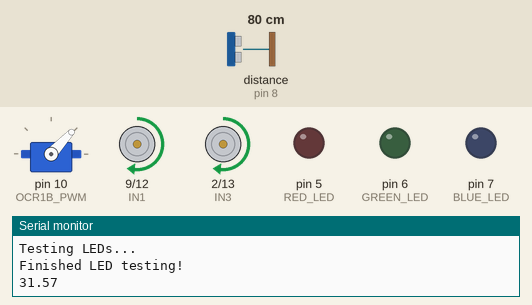
Simulated run of this program. Board: Arduino Uno, built with avr-gcc and run on an emulated ATmega328P. On the bench: servo, motor-driver pin pairs drawn as motors (green arrow = first pin HIGH = forward, orange = second pin HIGH = backward, longer = more drive, scaled by the enable pin), output pins drawn as LEDs (lit = HIGH), the last lines printed to the serial monitor. Wiring (inferred from the names in the program): ultrasonic range finder: trigger pin 4; echo pin 8. Dashed ring = blinking. Inputs (shaded band) come from the test bench; at power-on: distance to the obstacle (sensor on pin 8) 80 cm. Servo pulses on a pin are drawn as a servo (544–2400 µs = 0–180°); pins used as bus, display or sensor lines are not drawn.

Above: at 2.4 s.
2.5 s: distance to the obstacle (sensor on pin 8) set to 2 cm
At 4.9 s:
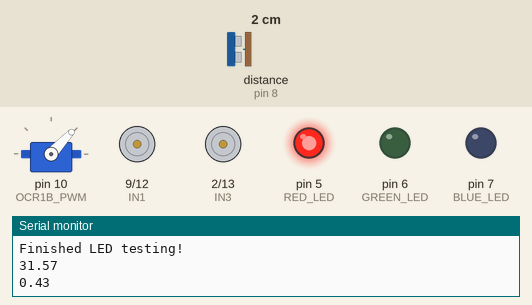
7.0 s: distance to the obstacle (sensor on pin 8) set to 35 cm
At 8.6 s:
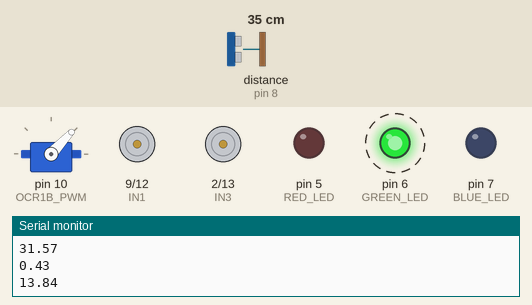
15.1 s: distance to the obstacle (sensor on pin 8) set to 120 cm
At 18.3 s:
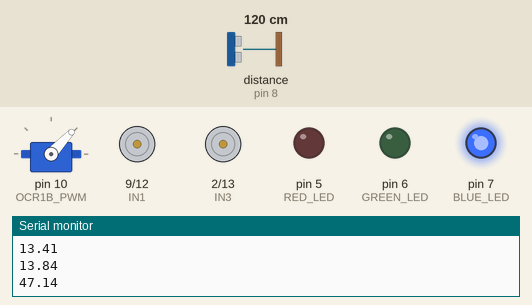
22.3 s: distance to the obstacle (sensor on pin 8) set to 4 cm
At 25.7 s:
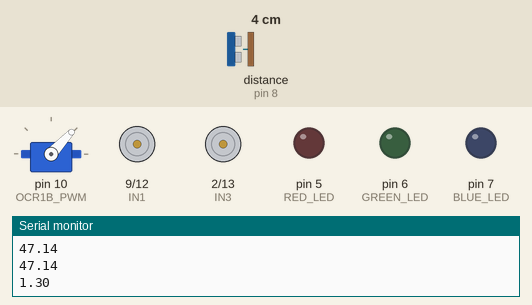
26.5 s: distance to the obstacle (sensor on pin 8) set to 27 cm
30.7 s: distance to the obstacle (sensor on pin 8) set to 32 cm
At 35.6 s:
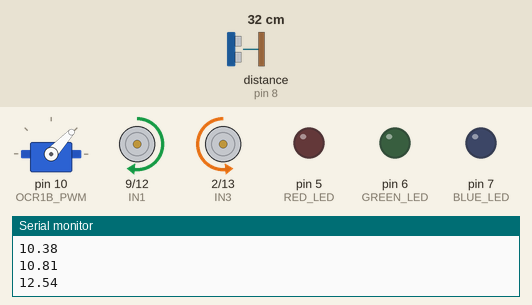
Timing chart, 0 to 35.9 s (numbered marks = the images above; inputs shaded):
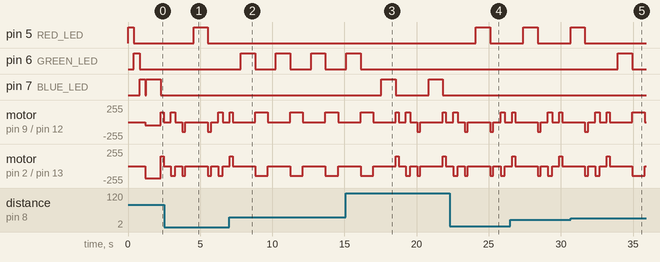

Measured:
- the behaviour switches between 30 and 31 cm on distance to the obstacle (sensor on pin 8) (found by bisection; images 4 and 5)
- after the input at 2.5 s, pin 5 (RED_LED): LOW → HIGH after 2.0 s, → LOW 1.0 s later; pin 7 (BLUE_LED): stays LOW (without the input it goes to HIGH after 2.0 s)
- after the input at 7.0 s, pin 5 (RED_LED): stops changing and stays LOW; pin 6 (GREEN_LED): alternates HIGH for 1.0 s and LOW for 1.4 s, starting after 0.82 s
- after the input at 15.1 s, pin 6 (GREEN_LED): goes on until 16.1 s, then stays LOW; pin 7 (BLUE_LED): alternates HIGH for 1.0 s and LOW for 2.3 s, starting after 2.4 s
- after the input at 22.3 s, pin 5 (RED_LED): LOW → HIGH after 1.8 s, → LOW 1.0 s later; pin 7 (BLUE_LED): stays LOW (without the input it goes to HIGH after 1.8 s)
- after the input at 30.7 s, pin 5 (RED_LED): goes on until 31.7 s, then stays LOW; pin 6 (GREEN_LED): LOW → HIGH after 3.3 s, → LOW 1.0 s later
- by itself, motor on pin 9 (IN1) / pin 12 (IN2): repeats every 2.4 s: stopped 1.6 s, forward 144/255 0.87 s
- by itself, motor on pin 2 (IN3) / pin 13 (IN4): repeats every 2.4 s: stopped 1.6 s, backward 144/255 0.87 s

The program:

main.cpp
```cpp
/*--------------------------------------------------------------------
Name: Carl Olson
Date: 7 Mar 24
Course: CSCE 336 Embedded Systems (Spring 2024)
File: main.cpp
HW/Lab: Project 1

Purp: Implements code needed to complete project 1 with L298N, motors, and ultrasonic sensor

Doc:    None

Academic Integrity Statement: I certify that, while others may have
assisted me in brain storming, debugging and validating this program,
the program itself is my own work. I understand that submitting code
which is the work of other individuals is a violation of the honor
code.  I also understand that if I knowingly give my original work to
another individual is also a violation of the honor code.
-------------------------------------------------------------------------*/
#include <Arduino.h>


#define RED_LED PIND5
#define GREEN_LED PIND6
#define BLUE_LED PIND7

#define OCR1B_PWM PINB2
#define ICP1_PIN PINB0
#define TRIGGER_PIN PIND4

#define ENA PIND3
#define IN1 PB1
#define IN2 PB4

#define IN3 PIND2
#define IN4 PINB5
#define ENB PINB3


void LEDInit(){
 //Set pinmode for LEDs to output
  DDRD |= (1 << RED_LED);
  DDRD |= (1 << GREEN_LED);
  DDRD |= (1 << BLUE_LED);

  //Turn all off
  PORTD &= ~(1 << RED_LED);   //clear output
  PORTD &= ~(1 << GREEN_LED); //clear output
  PORTD &= ~(1 << BLUE_LED);  //clear output

  //Test LEDs
  Serial.println("Testing LEDs...");
  PORTD |= (1 << RED_LED);    //set output
  delay(400);
  PORTD &= ~(1 << RED_LED);   //clear output
  PORTD |= (1 << GREEN_LED);  //set output
  delay(400);
  PORTD &= ~(1 << GREEN_LED); //clear output
  PORTD |= (1 << BLUE_LED);   //set output
  delay(400);
  PORTD &= ~(1 << BLUE_LED);   //clear output
  Serial.println("Finished LED testing!");
  }

void servoSetup() {
  // set as output
  DDRB |= (1 << OCR1B_PWM);

  // Fast PWM with OCR1A as top
  TCCR1A = (1 << COM1B1) | (1 << WGM11) | (1 << WGM10);

  // Non-inverting mode for OCR1B and Prescaler 1024
  TCCR1B = (1 << WGM13) | (1 << WGM12) | (1 << CS12) | (1 << CS10);
  TCCR1C = 0;
  TCNT1 = 0;

  // this give us a 20ms pulse width, as .02 / (1 / 16000000)
  OCR1A = 313;
  // To move servo left, 1ms, so // this give us a 20ms pulse width, as .001 / (1 / 16000000)
  OCR1B = 15;
}

void motorSetup() {
  // set all as output
  DDRB |= (1 << IN1);
  DDRB |= (1 << IN2);
  DDRD |= (1 << IN3);
  DDRB |= (1 << IN4);

  PORTB &= ~(1 << IN1);    //set output low
  PORTB |= (1 << IN2);    //set output high

  PORTD &= ~(1 << IN3);    //set output low
  PORTB |= (1 << IN4);    //set output high


  // set as output
  DDRD |= (1 << ENA);

  // set as output
  DDRB |= (1 << ENB);

  // Fast PWM with OCR1A as top
  TCCR2A = (1 << COM2A1) | (1 << COM2B1) | (1 << WGM21) | (1 << WGM20);

  // Non-inverting mode for OCR1B and Prescaler 64
  TCCR2B = (1 << CS22);
  // TCCR2C = 0;
  TCNT1 = 0;

  // this give us a 20ms pulse width, as .02 / (1 / 16000000)
  OCR2A = 180;
  // To move servo left, 1ms, so // this give us a 20ms pulse width, as .001 / (1 / 16000000)
  OCR2B = 50;
}

void ultrasonicSetup() {
  // Set pinmode for trigger pin to output
  DDRD |= (1 << TRIGGER_PIN);

  //Init counter1
  //Normal mode 0xffff top, rolls over
  TCCR1A &= ~((1 << WGM11) | (1 << WGM10));
  TCCR1B &= ~((1 << WGM13) | (1 << WGM12));

  // set prescaler to 1024
  TCCR1B &= ~(1 << CS11);
  TCCR1B |= (1 << CS12) | (1 << CS10);

  // set rising or falling edge, in this case falling
  TCCR1B &= ~(1 << ICES1);
  TCCR1C = 0;

  //Set counter to zero, high byte first
  TCNT1H = 0;
  TCNT1L = 0;
  //Make sure interrupts are disabled
  TIMSK1 = 0;
  TIFR1 = 0;
}

void setup() {
  Serial.begin(9600);
  Serial.println("Starting Setup");
  LEDInit();

  // init timer1 for servo movement with PWM
  servoSetup();

  // init timer1 for ultrasonic sensor timing
  ultrasonicSetup();

  // setup motors with timer 2 and gpio pins for in1-4
  motorSetup();

}

void ultrasonicReading(int direction) {
  // set trigger pin high for 10us
  PORTD |= (1 << TRIGGER_PIN);
  delayMicroseconds(10);
  PORTD &= ~(1 << TRIGGER_PIN);

  // wait until input capture pin goes high
  while(!(PINB & (1 << ICP1_PIN))) {}

  // clear ICR1 and TCNT1
  ICR1 = 0;
  TCNT1 = 0;

  // delay for 60ms measurement cycle
  delay(60);

  // read in ICR1 value
  float value = ICR1;

  // print ultrasonic reading
  Serial.println(value * 64 / 148);


  // if ICR1 value converted to inches is less than 12, turn on the correct LED(s), otherwise, simply print that value
  if (value * 64 / 148 < 12) {
    Serial.println(value * 64 / 148);

    // regarding direction sent in, 0 represents right, 1 represents the middle, and 2 represents left
    if (direction == 0) {
      // turn on red LED
      PORTD |= (1 << RED_LED);
      delay(1000);
      PORTD &= ~(1 << RED_LED);

    } else if (direction == 2) {
      // turn on blue LED
      PORTD |= (1 << BLUE_LED);
      delay(1000);
      PORTD &= ~(1 << BLUE_LED);
    } else {
      // turn on red and blue LEDs
      PORTD |= (1 << RED_LED);
      PORTD |= (1 << BLUE_LED);
      delay(1000);
      PORTD &= ~(1 << RED_LED);
      PORTD &= ~(1 << BLUE_LED);
    }
  } else {
    Serial.println(value * 64 / 148);
  }
}

void moveForward() {
  // move forwards
  // left motor forward
  PORTB |= (1 << IN1);
  PORTB &= ~(1 << IN2);

  // right motor forward
  PORTD &= ~(1 << IN3);
  PORTB |= (1 << IN4);


  OCR2B = 144;
  OCR2A = 144;
  delay(870);

  PORTB &= ~(1 << IN1);
  PORTB &= ~(1 << IN4);

  delay(500);

}

void moveLeft() {
  // turn left small
  // left motor backwards
  PORTB &= ~(1 << IN1);
  PORTB |= (1 << IN2);
  // right motor forwards
  PORTD &= ~(1 << IN3);
  PORTB |= (1 << IN4);


  OCR2B = 144;
  OCR2A = 144;
  delay(210);

  PORTB &= ~(1 << IN2);
  PORTB &= ~(1 << IN4);
  delay(500);

  // move forwards
  // left motor forward
  PORTB |= (1 << IN1);
  PORTB &= ~(1 << IN2);

  // right motor forward
  PORTD &= ~(1 << IN3);
  PORTB |= (1 << IN4);


  OCR2B = 144;
  OCR2A = 144;
  delay(300);

  PORTB &= ~(1 << IN1);
  PORTB &= ~(1 << IN4);

  delay(500);


  // turn right small
  // left motor forwards
  PORTB |= (1 << IN1);
  PORTB &= ~(1 << IN2);
  // right motor backwards
  PORTD |= (1 << IN3);
  PORTB &= ~(1 << IN4);


  OCR2B = 144;
  OCR2A = 144;
  delay(210);

  PORTB &= ~(1 << IN1);
  PORTD &= ~(1 << IN3);
  delay(500);

}

void moveRight() {
  // turn right small
  // left motor forwards
  PORTB |= (1 << IN1);
  PORTB &= ~(1 << IN2);
  // right motor backwards
  PORTD |= (1 << IN3);
  PORTB &= ~(1 << IN4);


  OCR2B = 144;
  OCR2A = 144;
  delay(210);

  PORTB &= ~(1 << IN1);
  PORTD &= ~(1 << IN3);
  delay(500);

  // move forwards
  // left motor forward
  PORTB |= (1 << IN1);
  PORTB &= ~(1 << IN2);

  // right motor forward
  PORTD &= ~(1 << IN3);
  PORTB |= (1 << IN4);


  OCR2B = 144;
  OCR2A = 144;
  delay(300);

  PORTB &= ~(1 << IN1);
  PORTB &= ~(1 << IN4);

  delay(500);

  // turn left small
  // left motor backwards
  PORTB &= ~(1 << IN1);
  PORTB |= (1 << IN2);
  // right motor forwards
  PORTD &= ~(1 << IN3);
  PORTB |= (1 << IN4);


  OCR2B = 144;
  OCR2A = 144;
  delay(210);

  PORTB &= ~(1 << IN2);
  PORTB &= ~(1 << IN4);
  delay(500);

}

void newUltrasonicReading() {
  // set trigger pin high for 10us
  PORTD |= (1 << TRIGGER_PIN);
  delayMicroseconds(10);
  PORTD &= ~(1 << TRIGGER_PIN);

  // wait until input capture pin goes high
  while(!(PINB & (1 << ICP1_PIN))) {}

  // clear ICR1 and TCNT1
  ICR1 = 0;
  TCNT1 = 0;

  // delay for 60ms measurement cycle
  delay(60);

  // read in ICR1 value
  float value = ICR1;

  // print ultrasonic reading
  Serial.println(value * 64 / 148);

  if (value * 64 / 148 < 12) {
    // turn on red LED
    PORTD |= (1 << RED_LED);
    delay(1000);
    PORTD &= ~(1 << RED_LED);
    moveLeft();

  } else if (value * 64 / 148 > 24) {
    // turn on blue LED
    PORTD |= (1 << BLUE_LED);
    delay(1000);
    PORTD &= ~(1 << BLUE_LED);
    moveRight();
  } else {
    // turn on green LED
    PORTD |= (1 << GREEN_LED);
    delay(1000);
    PORTD &= ~(1 << GREEN_LED);
    moveForward();
  }
}

void robotDance() {
  // move forwards

  // left motor forward
  PORTB |= (1 << IN1);
  PORTB &= ~(1 << IN2);

  // right motor forward
  PORTD &= ~(1 << IN3);
  PORTB |= (1 << IN4);


  OCR2B = 144;
  OCR2A = 144;
  delay(315);

  PORTB &= ~(1 << IN1);
  PORTB &= ~(1 << IN4);

  delay(1000);

  // move backwards
  PORTB &= ~(1 << IN1);
  PORTB |= (1 << IN2);

  PORTD |= (1 << IN3);
  PORTB &= ~(1 << IN4);


  OCR2B = 144;
  OCR2A = 144;
  delay(315);
  //157 for 45 turn

  PORTB &= ~(1 << IN2);
  PORTD &= ~(1 << IN3);

  delay(1000);


  // turn left small

  // left motor backwards
  PORTB &= ~(1 << IN1);
  PORTB |= (1 << IN2);
  // right motor forwards
  PORTD &= ~(1 << IN3);
  PORTB |= (1 << IN4);


  OCR2B = 144;
  OCR2A = 144;
  delay(150);

  PORTB &= ~(1 << IN2);
  PORTB &= ~(1 << IN4);
  delay(1000);

  // turn right small

  // left motor forwards
  PORTB |= (1 << IN1);
  PORTB &= ~(1 << IN2);
  // right motor backwards
  PORTD |= (1 << IN3);
  PORTB &= ~(1 << IN4);


  OCR2B = 144;
  OCR2A = 144;
  delay(150);

  PORTB &= ~(1 << IN1);
  PORTD &= ~(1 << IN3);
  delay(1000);

  // turn left big
  PORTB &= ~(1 << IN1);
  PORTB |= (1 << IN2);

  PORTD &= ~(1 << IN3);
  PORTB |= (1 << IN4);


  OCR2B = 144;
  OCR2A = 144;
  delay(315);

  PORTB &= ~(1 << IN2);
  PORTB &= ~(1 << IN4);
  delay(1000);

  // turn right big
  PORTB |= (1 << IN1);
  PORTB &= ~(1 << IN2);

  PORTD |= (1 << IN3);
  PORTB &= ~(1 << IN4);


  OCR2B = 144;
  OCR2A = 144;
  delay(320);

  PORTB &= ~(1 << IN1);
  PORTD &= ~(1 << IN3);
  delay(5000);
}

void loop() {
  // robotDance();
  newUltrasonicReading();

}
```
